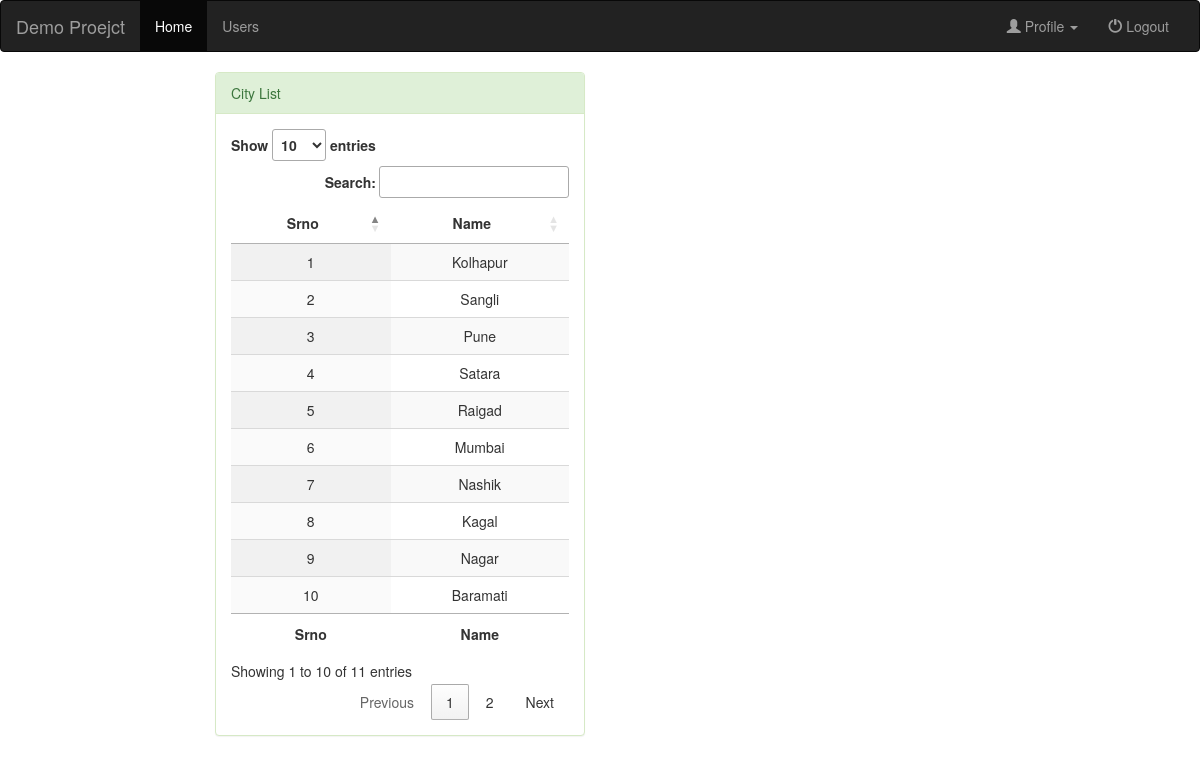
/user/city.php (signed in), run on the app's committed database.
### tables this page shows
CREATE TABLE `city` (
  `id` int(11) NOT NULL,
  `name` varchar(200) NOT NULL,
  `status` int(11) NOT NULL
);

### user/city.php (the view, shortened to what this page needs)
<?php
include "../db.php";
?>
<!DOCTYPE html>
<html lang="en">
<head>
    <link rel="stylesheet" href="https://maxcdn.bootstrapcdn.com/bootstrap/3.4.1/css/bootstrap.min.css">
    <link rel="stylesheet" href="https://cdn.datatables.net/1.13.5/css/jquery.dataTables.min.css">
</head>
<body>
    <?php
    include "nav.php";
    ?>
    <div class="row col-lg-4 col-xs-12  col-lg-offset-2">
        <div class="panel panel-success">
            <div class="panel-heading ">City List</div>
            <div class="panel-body">
                <table id="example" class="display" style="width:100%">
                    <thead>
                        <tr>
                            <th class="dt-head-center">Srno</th>
                            <th class="dt-head-center">Name</th>
                        </tr>
                    </thead>
                    <tbody>
                        <?php
                        $data = mysqli_query($connection, "SELECT * FROM city WHERE status=1");
                        $srno = 0;
                        while ($row = mysqli_fetch_assoc($data)) {
                            echo '<tr>';
                            echo '<td class="text-center">' . ++$srno . '</td>';
                            echo '<td class="text-center">' . $row['name'] . '</td>';
                            echo "</tr>";
                        }
                        ?>
                    </tbody>
                    <tfoot>
                        <tr>
                            <th class="dt-head-center">Srno</th>
                            <th class="dt-head-center">Name</th>
                        </tr>
                    </tfoot>
                </table>
            </div>
        </div>
</body>
</html>

### data on the page
city: name "Kolhapur"
city: name "Sangli"
city: name "Pune"
city: name "Satara"
city: name "Raigad"
city: name "Mumbai"
city: name "Nashik"
city: name "Kagal"
city: name "Nagar"
city: name "Baramati"

### other printed values
$projectName "Demo Proejct"
